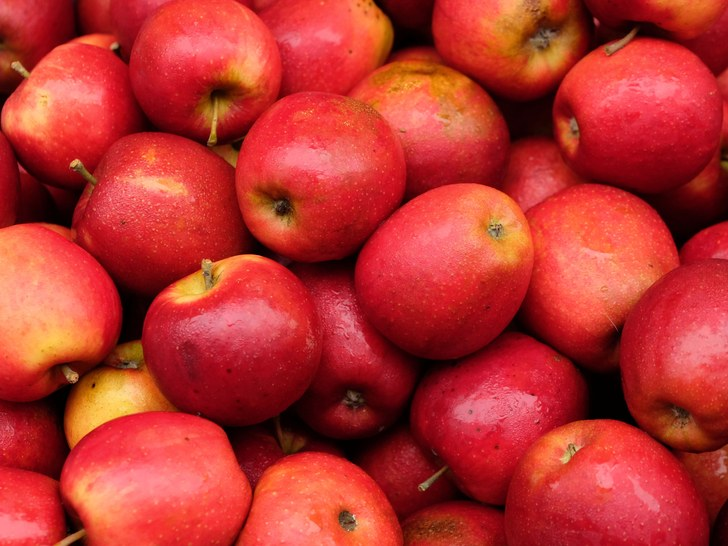
#> input picture apples.jpg, 728 x 546 px, given in place of the camera
$ python Color_seg.py
#> lines starting #> are read from the running program, lines starting #| are printed output that depends on the picture; after the words box and inside, x2 and y2 are one past the last pixel; in counts of white or black regions, pixels touching at a corner belong together
import cv2 as cv
import  numpy as np

#upper and lower bound for green color
#params(Hue,saturation,unknown)

lowerBound =np.array([10, 100, 20])
upperBound = np.array([25, 255, 255])


cap = cv.VideoCapture(0)

#Open and Close for Noise Removal

kernelOpen = np.ones((5,5))
kernelClose = np.ones((5,5))

font = cv.FONT_HERSHEY_SIMPLEX
conts=[]
while True:
    ret,frame = cap.read()
#> frame is the input picture: shape (546, 728, 3); mean B, G, R 46.5, 51.8, 184.3
    frame = cv.resize(frame,(600,600))
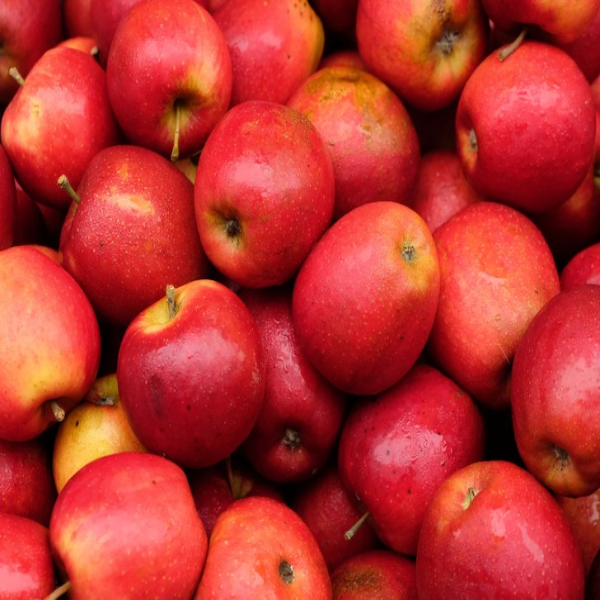
#> frame: shape (600, 600, 3); mean B, G, R 46.4, 51.7, 184.1

    #convert BGR to HSV

    frameHSV = cv.cvtColor(frame,cv.COLOR_BGR2HSV)
#> frameHSV: shape (600, 600, 3); mean H, S, V 92.9, 207.8, 184.1
    mask = cv.inRange(frameHSV,lowerBound,upperBound,)
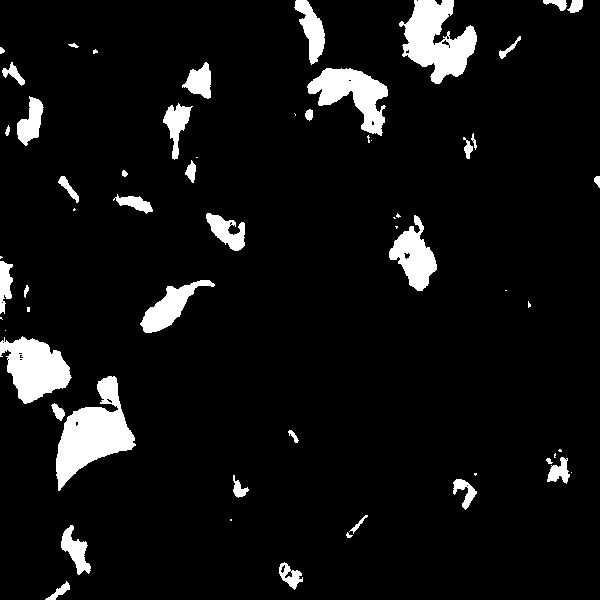
#> mask: shape (600, 600); 7% white; 59 white regions (20 under 20 px), largest, box (x1, y1, x2, y2) and area: (56, 376, 136, 491) 4251, (399, 0, 477, 84) 3659, (0, 336, 72, 404) 2997

    #Morphology(Noise-Removal)
    maskOpen = cv.morphologyEx(mask,cv.MORPH_OPEN,kernelOpen)
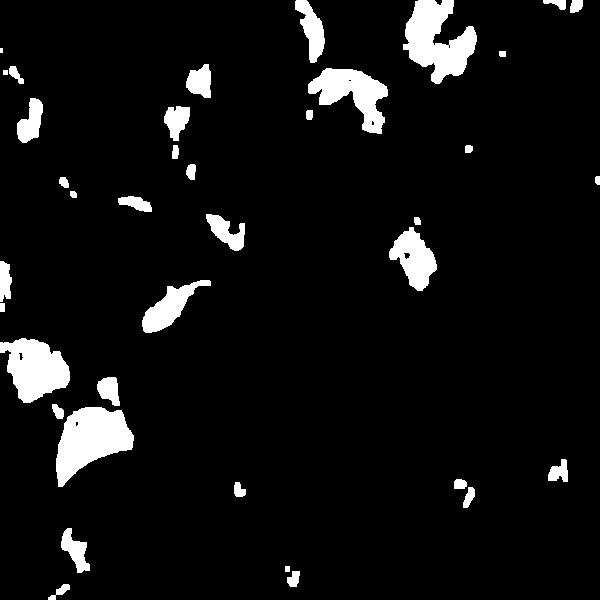
#> maskOpen: shape (600, 600); 6.6% white; 38 white regions (1 under 20 px), largest, box (x1, y1, x2, y2) and area: (56, 407, 134, 487) 3699, (403, 0, 477, 84) 3525, (0, 338, 70, 403) 2942
    maskClose = cv.morphologyEx(maskOpen,cv.MORPH_CLOSE,kernelClose)
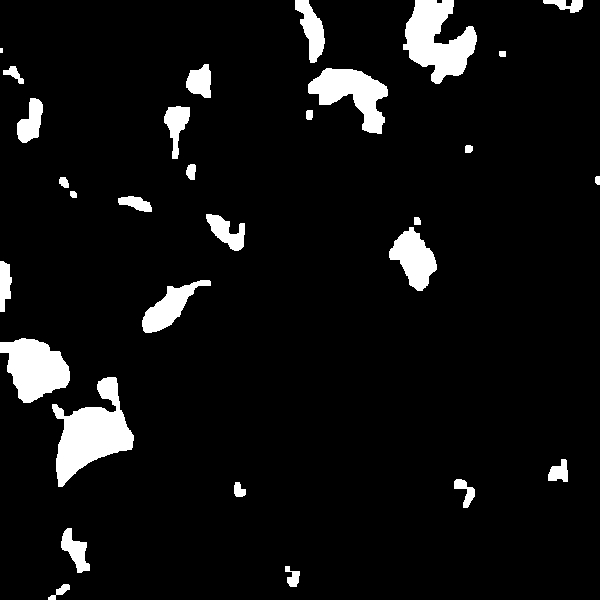
#> maskClose: shape (600, 600); 6.6% white; 30 white regions (1 under 20 px)

    maskFinal = maskClose
    conts,h = cv.findContours(maskFinal.copy(),cv.RETR_EXTERNAL,cv.CHAIN_APPROX_NONE)
#> conts = 30 contours, 1 with area under 20; largest, box (x1, y1, x2, y2) and area: (52, 377, 134, 487) 4145, (403, 0, 477, 84) 3396, (0, 338, 70, 403) 2876, (308, 68, 388, 134) 2508, (389, 227, 437, 291) 1642; h = 30 rows, first 6: [1, -1, -1, -1], [2, 0, -1, -1], [3, 1, -1, -1], [4, 2, -1, -1], [5, 3, -1, -1], [6, 4, -1, -1]
    cv.drawContours(frame,conts,-1,(255,0,0),2)
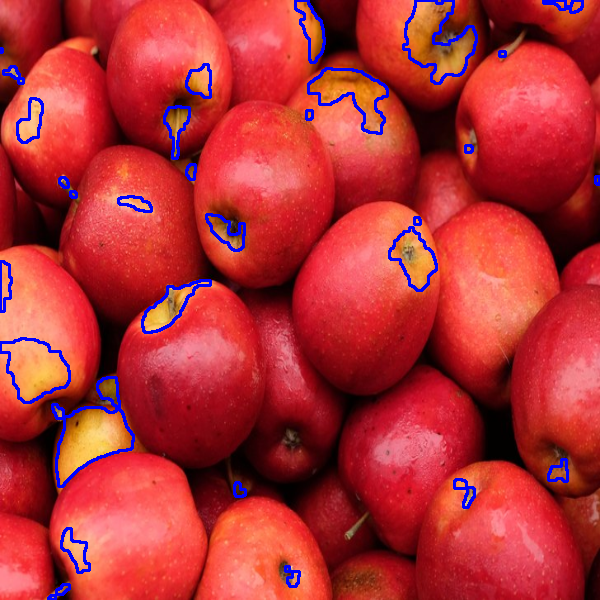
#> frame: shape (600, 600, 3); 2.95% of pixels changed, all inside (x1, y1, x2, y2) = (0, 0, 600, 600)


    # Draw rectangle in original image
    '''
    for i in range(len(conts)):
        x,y,w,h = cv.boundingRect(conts[i])
        cv.rectangle(frame,(x,y),(x+w,y+h),(0,0,255),2)
    '''

    #Display Frames
    #cv.imshow("MaskOpen",maskOpen)
    #cv.imshow("MaskClose",maskClose)
    cv.imshow("Mask",mask)
    cv.imshow("Original",frame)
    if cv.waitKey(1) & 0XFF == ord('q'):
#> (key q is pressed here)
        cap.release()
        cv.destroyAllWindows()
contours = (len(conts[0])+len(conts[1])+len(conts[2]))/3
print(contours)
